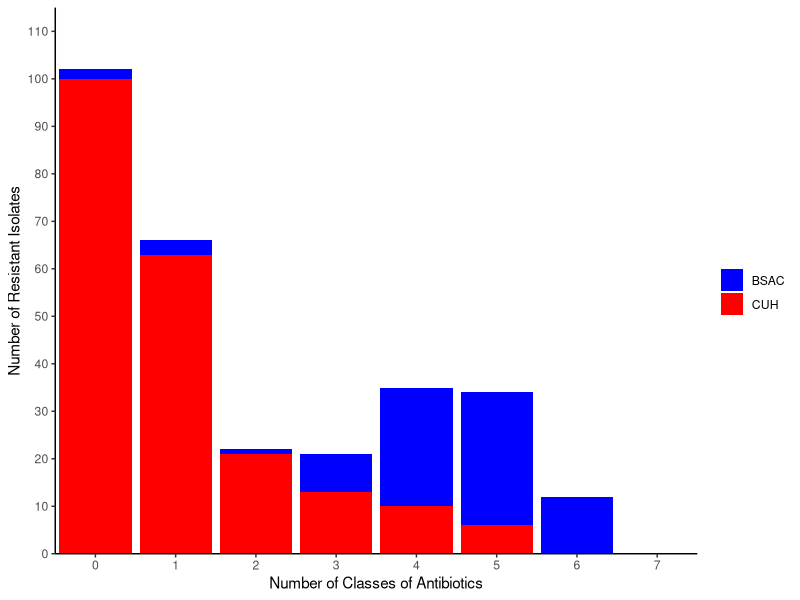
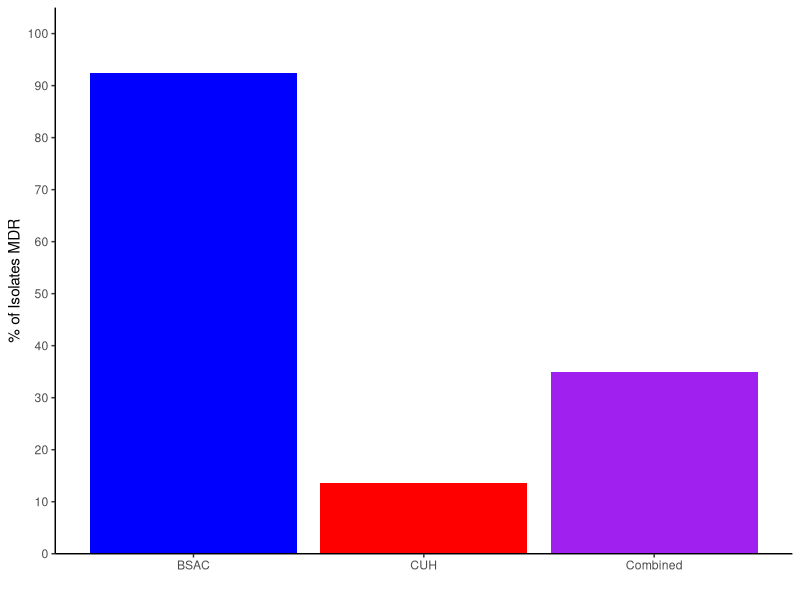

Generate these figures, in order, with R:
setwd("~/Desktop/")
library(reshape2)
library(ggplot2)


MDR_stats <- read.csv("BSAC_MDR_phenotypes.csv", header = F)

MDR_IDs <- read.csv("BSAC_MDR_phenotypes_plot.csv", header = T)

ggplot(MDR_IDs, aes(x = MDR , fill=factor(ID2))) + geom_histogram(stat="count") +
  scale_fill_manual(values=c("Blue", "Red")) + scale_x_continuous(breaks = seq(0, 10), limits = c(-0.5,7.5), expand=c(0,0)) +
  scale_y_continuous(breaks = round(seq(min(0), max(120), by = 10),120), expand = c(0,0), limits = c(0,115)) + 
  theme(panel.grid.major = element_blank(), panel.grid.minor = element_blank(), panel.background = element_blank(), axis.line = element_line(colour = "black")) +
  labs(x = "Number of Classes of Antibiotics", y = "Number of Resistant Isolates", fill = "")

ggplot(MDR_stats, aes(x = factor(V1, levels = c("BSAC", "CUH", "Combined")), y = V3, fill = V1)) + geom_bar(stat='identity') +
  labs(x = "", y = "% of Isolates MDR", fill = "") + scale_y_continuous(breaks = round(seq(min(0), max(105), by = 10),105), expand = c(0,0), limits = c(0,105)) +
  scale_fill_manual(values=c("Blue", "Purple","Red")) + theme(legend.position="none", panel.grid.major = element_blank(), panel.grid.minor = element_blank(), panel.background = element_blank(), axis.line = element_line(colour = "black"))
  